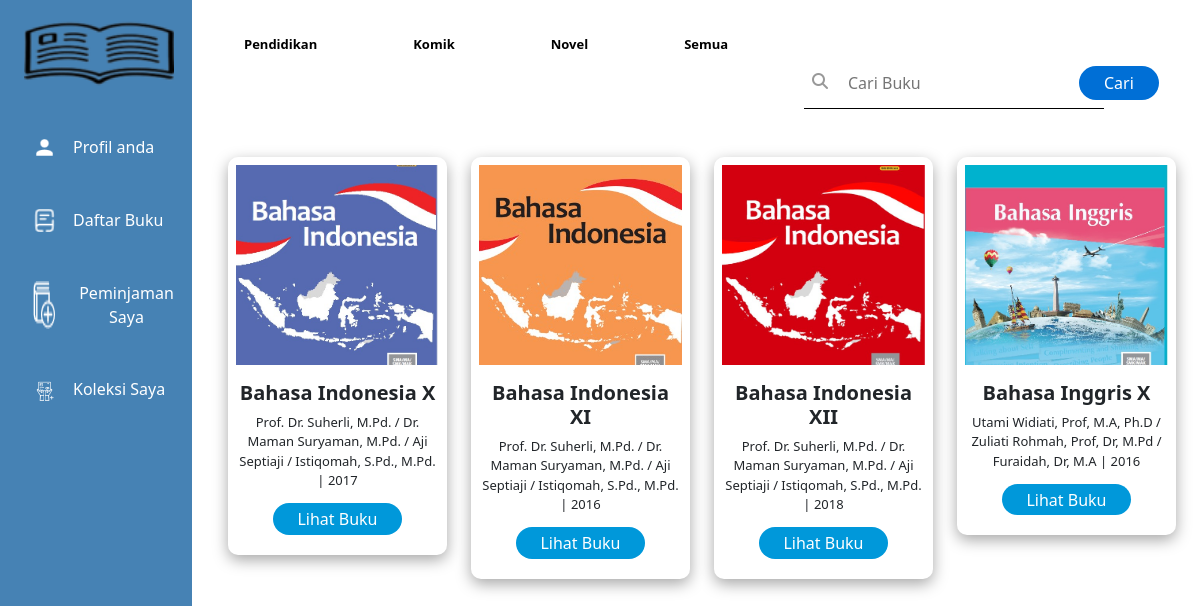
The page /view/list-buku.php (signed in) on the database its author committed.
### tables this page shows
CREATE TABLE `kategoribuku` (
  `KategoriID` int(11) NOT NULL,
  `NamaKategori` varchar(255) DEFAULT NULL
);

CREATE TABLE `buku` (
  `BukuID` int(11) NOT NULL,
  `Judul` varchar(255) DEFAULT NULL,
  `Penulis` varchar(255) DEFAULT NULL,
  `Penerbit` varchar(255) DEFAULT NULL,
  `TahunTerbit` int(11) DEFAULT NULL,
  `gambar` varchar(255) DEFAULT NULL
);

### php/buku.php (called while the page is built, shortened)
<?php
class Database
{
    private $host = "localhost";
    private $username = "root";
    private $password = "";
    private $database = "perpustakaan";
    private $conn;
    public function __construct()
    {
        $this->conn = new mysqli($this->host, $this->username, $this->password, $this->database);
    }
    public function listBookUser() {
        $sql = "SELECT * FROM buku";
        $result = $this->conn->query($sql);
        if ($result->num_rows > 0) {
            $users = array();
            while ($row = $result->fetch_assoc()) {
                $users[] = $row;
            }
            return $users;
        } else {
            return [];
        }
    }
    public function listCategories() {
        $sql = "SELECT * FROM kategoribuku";
        $result = $this->conn->query($sql);
        if ($result->num_rows > 0) {
            $users = array();
            while ($row = $result->fetch_assoc()) {
                $users[] = $row;
            }
            return $users;
        } else {
            return [];
        }
    }
}

### view/list-buku.php (the view, shortened to what this page needs)
<?php
require_once '../php/buku.php';
$database = new Database();
if (!isset($_SESSION['id'])) {
  header("Location: login.php");
  exit;
} else {
  $listKategori = $database->listCategories();
  $listBukuPeminjaman = $database->listBookUser();
}
?>
<!DOCTYPE html>
<html lang="en">
<head>
  <link rel="stylesheet" href="https://cdnjs.cloudflare.com/ajax/libs/font-awesome/6.5.1/css/all.min.css" />
  <link href="https://cdn.jsdelivr.net/npm/bootstrap@5.0.2/dist/css/bootstrap.min.css" rel="stylesheet" />
  <link rel="stylesheet" href="../style/list.css" />
</head>
<body>
  <div class="section-list">
    <div class="row">
      <div class="col-lg-2 col-md-1 responsif-hp" style="background-color: #4682B4; height: 100vh">
        <img class="mt-3 ms-4 mb-1 logo1" src="../assets/logo-3.png" width="150" alt="" />
        <div class="bungkus-link">
          <img src="../assets/icon-user.png" width="25" alt="" />
          <a href="profil.php" class="link">Profil anda</a>
        </div>
        <div class="bungkus-link">
          <img src="../assets/icon-list.png" alt="" />
          <a href="list-buku.php" class="link">Daftar Buku</a>
        </div>
        <?php if ($_SESSION['user'] === 'user') : ?>
          <div class="bungkus-link">
            <img src="../assets/icon-tambah-buku.png" alt="" />
            <a href="data-peminjaman-user.php" class="link">Peminjaman Saya</a>
          </div>
        <?php endif; ?>
        <?php if ($_SESSION['user'] === 'user') : ?>
          <div class="bungkus-link">
            <img src="../assets/icon-tambah-peminjam.png" alt="" />
            <a href="koleksi.php" class="link">Koleksi Saya</a>
          </div>
        <?php endif; ?>
      </div>
      <div class="col-lg-10 col-md-11 kanan-dasboard">
        <div class="container">
          <div class="bungkus-link-kanan">
            <?php foreach ($listKategori as $data) : ?>
              <a href="list-buku.php?kategori=<?php echo $data['KategoriID'] ?>"><?php echo $data['NamaKategori'] ?></a>
            <?php endforeach ?>
            <a href="list-buku.php">Semua</a>
          </div>
          <div class="container">
            <div class="d-flex flex-row-reverse">
              <form action="" method="post">
                <div class="p-2 me-5 cari d-flex">
                  <i class="fa-solid fa-magnifying-glass" style="margin-top:7px; margin-right:20px;color: #999999;"></i>
                  <input autocomplete="off" name="isi-pencarian" type="text" placeholder="Cari Buku">
                  <button name="cari-buku" type="submit" style="border:none; background-color: #006FD6; padding: 5px 25px; color: white; border-radius: 25px;">Cari</button>
                </div>
              </form>
            </div>
          </div>
          <div class="row">
            <?php foreach ($listBukuPeminjaman as $data) : ?>
              <div class="col-lg-3 col-md-6 mt-5">
                <div class="kartu">
                  <div class="d-flex m-auto" style="width: 100%; height :200px; background-image:url('<?php echo $data['gambar'] ?>'); background-position: center; background-size: cover;" alt=""></div>
                  <h5 class="text-center mt-3" style="font-weight: 700">
                    <?php echo $data['Judul'] ?>
                  </h5>
                  <p class="text-center" style="font-size: 13px">
                    <?php echo $data['Penulis'] ?> | <?php echo $data['TahunTerbit'] ?>
                  </p>
                  <div class="lihat text-center pb-3">
                    <a href="detail-buku.php?id=<?php echo $data['BukuID'] ?>" style="
                          text-decoration: none;
                          color: white;
                          padding: 0.3rem 1.5rem;
                          background-color: #0098da;
                          border-radius: 30px;
                        ">Lihat Buku</a>
                  </div>
                </div>
              </div>
            <?php endforeach ?>
          </div>
        </div>
      </div>
    </div>
  </div>
</body>
</html>

### style/list.css (style rules this page uses)
* { padding: 0; margin: 0; }
body { overflow-x: hidden; }
.section-list { width: 100%; height: 100vh; }
.bungkus-link a { text-decoration: none; color: white; display: flex; justify-content: space-evenly; font-weight: 500; }
.bungkus-link { margin-top: 2rem; text-align: center; display: flex; padding: 0.5rem 0; }
.bungkus-link img { margin-left: 2rem; margin-right: 1rem; width: 25px; }
.bungkus-link-kanan { display: flex; margin-top: 2rem; width: 100%; }
.bungkus-link-kanan a { margin-right: 4rem; text-decoration: none; font-weight: 600; color: black; padding: 0.2rem 1rem; font-size: 13px; }
.kartu { padding: 0.5rem; background-color: white; box-shadow: rgba(0, 0, 0, 0.35) 0px 5px 15px; border-radius: 10px; }
.kanan-dasboard { overflow-y: scroll; height: 620px; }
.cari input { border: none; width: 300px !important; }
.cari { width: 300px; border-bottom: 1px solid black; }

### view/list-buku.php (style rules this page uses)
.cari input { border: none; width: 300px !important; }
.cari { width: 300px; border-bottom: 1px solid black; }

### rows shown on the page
kategoribuku: NamaKategori "Pendidikan"
kategoribuku: NamaKategori "Komik"
kategoribuku: NamaKategori "Novel"
buku: gambar (picture), Judul "Bahasa Indonesia X", Penulis "Prof. Dr. Suherli, M.Pd. / Dr. Maman Suryaman, M.Pd. / Aji Septiaji / Istiqomah, S.Pd., M.Pd.", TahunTerbit "2017"
buku: gambar (picture), Judul "Bahasa Indonesia XI", Penulis "Prof. Dr. Suherli, M.Pd. / Dr. Maman Suryaman, M.Pd. / Aji Septiaji / Istiqomah, S.Pd., M.Pd.", TahunTerbit "2016"
buku: gambar (picture), Judul "Bahasa Indonesia XII", Penulis "Prof. Dr. Suherli, M.Pd. / Dr. Maman Suryaman, M.Pd. / Aji Septiaji / Istiqomah, S.Pd., M.Pd.", TahunTerbit "2018"
buku: gambar (picture), Judul "Bahasa Inggris X", Penulis "Utami Widiati, Prof, M.A, Ph.D / Zuliati Rohmah, Prof, Dr, M.Pd / Furaidah, Dr, M.A", TahunTerbit "2016"
